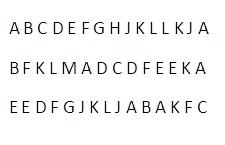
//> input picture 10-letter-find/Tekst.bmp, 225 x 145 px
$ ./template   (built with g++ and OpenCV 4)
//> lines starting //> are read from the running program, lines starting //| are printed output that depends on the picture; after the words box and inside, x2 and y2 are one past the last pixel; in counts of white or black regions, pixels touching at a corner belong together
/*

    Template for OpenCV C++ programs
    Close windows with ESC key
    Make sure images are located in build folder
    cmakelists.txt should be in the same folder as the src code

*/

#include <iostream>
#include <filesystem>
#include <opencv2/opencv.hpp>

using namespace std;
using namespace cv;

int main(int argc, char **argv)
{
    // Print OpenCV version
    cout << "OpenCV Version: " << CV_VERSION << endl;

    // Create Mat objects
    double minV, maxV;
    Point minL, maxL;
    Mat MatchingSpace;
    Mat src;
    Mat work;

    // read image
    src = imread("../Tekst.bmp", IMREAD_GRAYSCALE);
//> src is the input picture: 145 rows x 225 cols, CV_8UC1; min 0, max 255, mean 243.3

    // check if image is loaded
    if (src.empty())
    {
        cout << "Could not open or find the image" << endl;
        return -1;
    }

    // Show the Original image
    imshow("Original image", src);

    /* Place and size of 'L' */
    int x = 147, y = 21, width = 12, height = 14;
    /* Create template */
    Rect roi_rect(x, y, width, height);
    Mat roi = src(roi_rect);
    imshow("ROI", roi);

    work = src.clone();

    while (true)
    {
        MatchingSpace.create(src.cols - (roi.cols + 1), src.rows - (roi.rows + 1), CV_32F);
        matchTemplate(work, roi, MatchingSpace, TM_CCOEFF_NORMED);
        minMaxLoc(MatchingSpace, &minV, &maxV, &minL, &maxL);

        if (maxV >= 0.53)
        {
            // set rectangle arounf letter 'L'
            rectangle(src, maxL, Point(maxL.x + roi.cols, maxL.y + roi.rows), Scalar::all(0), 1, 8, 0);
            // remove letter 'L' from search (work) image
            rectangle(work, maxL, Point(maxL.x + roi.cols, maxL.y + roi.rows), Scalar::all(0), FILLED);
        }
        else
        {
            break; /* no match anymore, stop searching */
        }
    }
//> this loop made 5 passes
//> (minV, maxV, minL, maxL) on passes 1 to 5: (-0.322, 1, Point(32, 40), Point(147, 21)), (-0.744, 0.809, Point(146, 20), Point(159, 21)), (-0.744, 0.541, Point(146, 20), Point(47, 61)), (-0.744, 0.537, Point(146, 20), Point(101, 100)), (-0.744, 0.528, Point(146, 20), Point(144, 62))
//> pass 1, `matchTemplate(work, roi, MatchingSpace, TM_CCOEFF_NORMED);`:
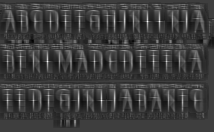
//> MatchingSpace: 132 rows x 214 cols, CV_32FC1; min -0.322, max 1, mean -0.00377; drawn with min black and max white
//> pass 2, `matchTemplate(work, roi, MatchingSpace, TM_CCOEFF_NORMED);`:
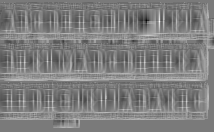
//> MatchingSpace: 132 rows x 214 cols, CV_32FC1; min -0.744, max 0.809, mean 0.0277; drawn with min black and max white
//> pass 3, `matchTemplate(work, roi, MatchingSpace, TM_CCOEFF_NORMED);`:
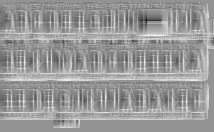
//> MatchingSpace: 132 rows x 214 cols, CV_32FC1; min -0.744, max 0.541, mean 0.0275; drawn with min black and max white
//> after the loop:
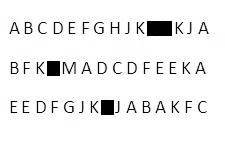
//> work: 145 rows x 225 cols, CV_8UC1; 2.33% of pixels changed, all inside (x1, y1, x2, y2) = (47, 21, 172, 115)
//> after the loop:
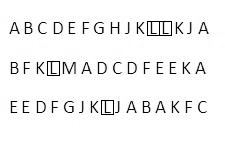
//> src: 145 rows x 225 cols, CV_8UC1; 0.59% of pixels changed, all inside (x1, y1, x2, y2) = (47, 21, 172, 115)
//> after the loop:
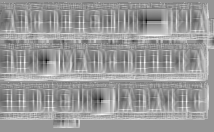
//> MatchingSpace: 132 rows x 214 cols, CV_32FC1; min -0.744, max 0.528, mean 0.0276; drawn with min black and max white
//> after the loop, minV = -0.744; maxV = 0.528
    // Show Result and work image
    imshow("Work", work);
    moveWindow("Work", 350, 100);

    imshow("Result", src);

    // End
    waitKey(0);
    destroyAllWindows();

    return 0;
}
